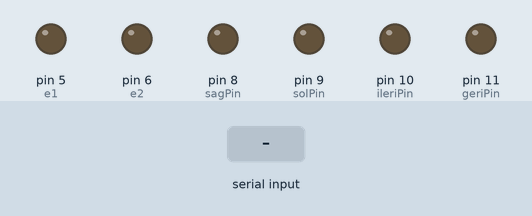
This sketch was run on a simulated Arduino Uno, built with avr-gcc and run on an emulated ATmega328P. On the bench: output pins drawn as LEDs (lit = HIGH). Inputs (shaded band) come from the test bench.

Above: at 1.2 s.
1.3 s: "1" received over Serial
At 2.5 s:
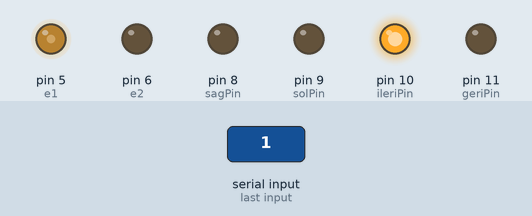
2.8 s: "2" received over Serial
At 3.8 s:
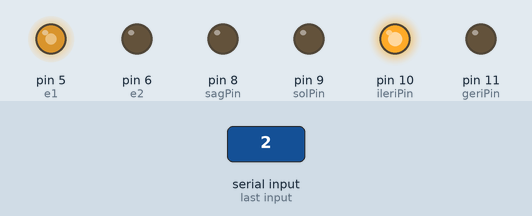
4.3 s: "3" received over Serial
At 4.9 s:
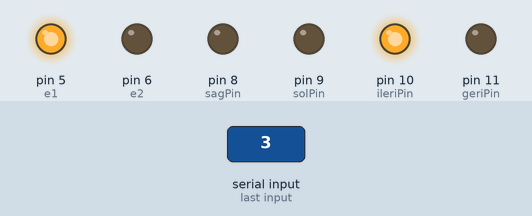
5.8 s: "b" received over Serial
At 6.1 s:
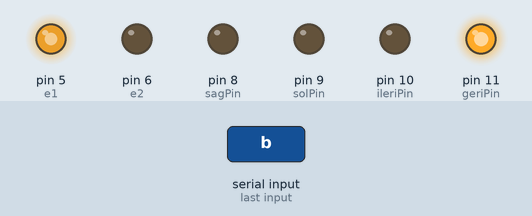
7.3 s: "r" received over Serial
At 8.4 s:
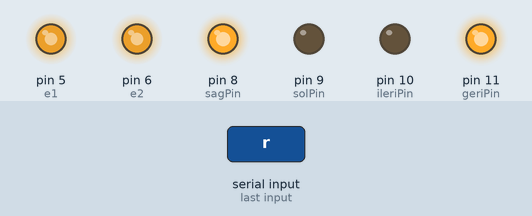
8.8 s: "l" received over Serial
At 9.6 s:
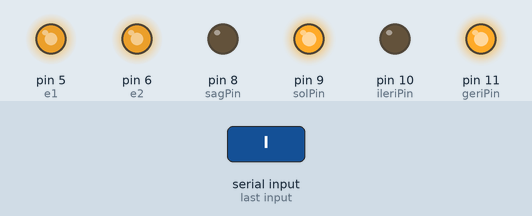
Timing chart, 0 to 11.3 s (numbered marks = the images above; inputs shaded):
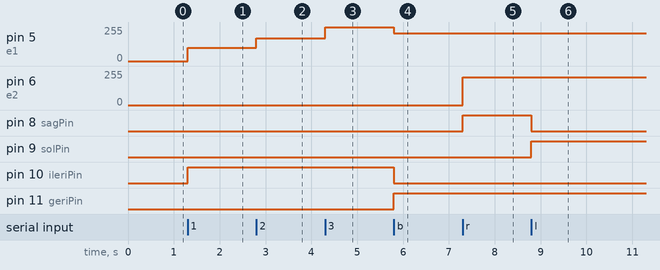

Measured:
- after the input at 1.3 s, pin 5 (e1): 0/255 → 100/255 at once; pin 10 (ileriPin): LOW → HIGH at once
- after the input at 2.8 s, pin 5 (e1): 100/255 → 170/255 at once
- after the input at 4.3 s, pin 5 (e1): 170/255 → 255/255 at once
- after the input at 5.8 s, pin 5 (e1): 255/255 → 210/255 at once; pin 10 (ileriPin): HIGH → LOW at once; pin 11 (geriPin): LOW → HIGH at once
- after the input at 7.3 s, pin 6 (e2): 0/255 → 210/255 at once; pin 8 (sagPin): LOW → HIGH at once
- after the input at 8.8 s, pin 8 (sagPin): HIGH → LOW at once; pin 9 (solPin): LOW → HIGH at once

The sketch:

arduinoc_.ino
```cpp
#include <SoftwareSerial.h>

int solPin = 9;
int sagPin = 8;
int geriPin = 11;
int ileriPin = 10;
int e1 = 5;
int e2 = 6;


void setup() {

  pinMode(ileriPin, OUTPUT);
  pinMode(geriPin, OUTPUT);
  pinMode(sagPin, OUTPUT);
  pinMode(solPin, OUTPUT);
  Serial.begin(9600);
}


void loop() {
char veri=Serial.read();

switch(veri){
  case '1' : ileri1(); break;
  case '2' : ileri2(); break;
  case '3' : ileri3(); break;
  case 'b' : geri(); break;
  case 'r' : sag(); break;
  case 'l' : sol(); break;
  case 's' : dur(); break;
  case 'n' : duz(); break;

}

}


void ileri1(){
  analogWrite(e1 , 100);
  digitalWrite(ileriPin, HIGH);
  digitalWrite(geriPin , LOW);

}

void ileri2(){
  analogWrite(e1 , 170);
  digitalWrite(ileriPin, HIGH);
  digitalWrite(geriPin , LOW);

}

void ileri3(){
  analogWrite(e1 , 255);
  digitalWrite(ileriPin, HIGH);
  digitalWrite(geriPin , LOW);

}

void geri(){
  analogWrite(e1 , 210);
  digitalWrite(ileriPin, LOW);
  digitalWrite(geriPin , HIGH);
}

void sag(){
  analogWrite(e2 , 210);
  digitalWrite(sagPin, HIGH);
  digitalWrite(solPin , LOW);
}

void sol(){
  analogWrite(e2 , 210);
  digitalWrite(sagPin, LOW);
  digitalWrite(solPin , HIGH);
}

void dur(){
  digitalWrite(ileriPin, LOW);
  digitalWrite(geriPin , LOW);
}

void duz(){
  digitalWrite(sagPin, LOW);
  digitalWrite(solPin , LOW);
}
```
